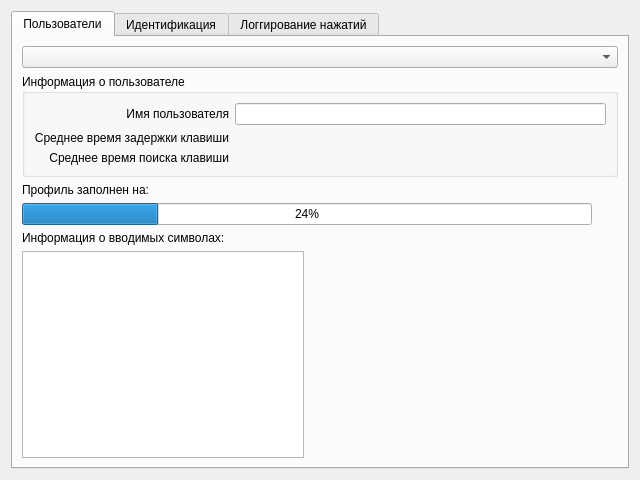
<?xml version="1.0" encoding="UTF-8"?>
<ui version="4.0">
 <class>MainForm</class>
 <widget class="QWidget" name="MainForm">
  <property name="geometry">
   <rect>
    <x>0</x>
    <y>0</y>
    <width>640</width>
    <height>480</height>
   </rect>
  </property>
  <property name="windowTitle">
   <string>Мониторинг действий пользователя на клавиатуре</string>
  </property>
  <layout class="QHBoxLayout" name="horizontalLayout">
   <item>
    <widget class="QTabWidget" name="tabWidget">
     <property name="currentIndex">
      <number>0</number>
     </property>
     <widget class="QWidget" name="tab_3">
      <attribute name="title">
       <string>Пользователи</string>
      </attribute>
      <layout class="QGridLayout" name="gridLayout_6">
       <item row="1" column="0" colspan="3">
        <widget class="QGroupBox" name="groupBox_2">
         <property name="title">
          <string>Информация о пользователе</string>
         </property>
         <layout class="QGridLayout" name="gridLayout_5">
          <item row="1" column="1">
           <widget class="QLabel" name="key_delay_2">
            <property name="text">
             <string/>
            </property>
           </widget>
          </item>
          <item row="0" column="1">
           <widget class="QLineEdit" name="userNameEdit_2"/>
          </item>
          <item row="2" column="0">
           <widget class="QLabel" name="label_6">
            <property name="text">
             <string>Среднее время поиска клавиши</string>
            </property>
            <property name="alignment">
             <set>Qt::AlignRight|Qt::AlignTrailing|Qt::AlignVCenter</set>
            </property>
           </widget>
          </item>
          <item row="2" column="1">
           <widget class="QLabel" name="key_search_2">
            <property name="text">
             <string/>
            </property>
           </widget>
          </item>
          <item row="0" column="0">
           <widget class="QLabel" name="label_7">
            <property name="text">
             <string>Имя пользователя</string>
            </property>
            <property name="alignment">
             <set>Qt::AlignRight|Qt::AlignTrailing|Qt::AlignVCenter</set>
            </property>
           </widget>
          </item>
          <item row="1" column="0">
           <widget class="QLabel" name="label_5">
            <property name="text">
             <string>Среднее время задержки клавиши</string>
            </property>
            <property name="alignment">
             <set>Qt::AlignRight|Qt::AlignTrailing|Qt::AlignVCenter</set>
            </property>
           </widget>
          </item>
         </layout>
        </widget>
       </item>
       <item row="5" column="2">
        <spacer name="verticalSpacer_2">
         <property name="orientation">
          <enum>Qt::Vertical</enum>
         </property>
         <property name="sizeHint" stdset="0">
          <size>
           <width>20</width>
           <height>92</height>
          </size>
         </property>
        </spacer>
       </item>
       <item row="0" column="0" colspan="3">
        <widget class="QComboBox" name="comboBox"/>
       </item>
       <item row="2" column="0">
        <widget class="QLabel" name="label_11">
         <property name="text">
          <string>Профиль заполнен на:</string>
         </property>
        </widget>
       </item>
       <item row="4" column="0">
        <widget class="QLabel" name="label_12">
         <property name="text">
          <string>Информация о вводимых символах:</string>
         </property>
        </widget>
       </item>
       <item row="5" column="0">
        <widget class="QTableWidget" name="tableWidget">
         <property name="editTriggers">
          <set>QAbstractItemView::NoEditTriggers</set>
         </property>
        </widget>
       </item>
       <item row="5" column="1">
        <spacer name="horizontalSpacer">
         <property name="orientation">
          <enum>Qt::Horizontal</enum>
         </property>
         <property name="sizeHint" stdset="0">
          <size>
           <width>40</width>
           <height>20</height>
          </size>
         </property>
        </spacer>
       </item>
       <item row="3" column="0" colspan="2">
        <widget class="QProgressBar" name="progressBar">
         <property name="value">
          <number>24</number>
         </property>
        </widget>
       </item>
      </layout>
     </widget>
     <widget class="QWidget" name="tab_2">
      <attribute name="title">
       <string>Идентификация</string>
      </attribute>
      <layout class="QGridLayout" name="gridLayout">
       <item row="3" column="0" colspan="3">
        <widget class="QTextEdit" name="text_edit"/>
       </item>
       <item row="0" column="0">
        <widget class="QLabel" name="label">
         <property name="text">
          <string>Введите текст:</string>
         </property>
        </widget>
       </item>
       <item row="5" column="2">
        <widget class="QPushButton" name="pushButton_3">
         <property name="text">
          <string>Оценить</string>
         </property>
        </widget>
       </item>
       <item row="6" column="0" colspan="2">
        <widget class="QGroupBox" name="groupBox">
         <property name="title">
          <string>Ваши результаты</string>
         </property>
         <layout class="QGridLayout" name="gridLayout_3">
          <item row="2" column="1">
           <widget class="QLabel" name="key_search">
            <property name="text">
             <string/>
            </property>
           </widget>
          </item>
          <item row="1" column="0">
           <widget class="QLabel" name="label_2">
            <property name="text">
             <string>Ваше среднее время задержки клавиши</string>
            </property>
            <property name="alignment">
             <set>Qt::AlignRight|Qt::AlignTrailing|Qt::AlignVCenter</set>
            </property>
           </widget>
          </item>
          <item row="0" column="1">
           <widget class="QLineEdit" name="userNameEdit"/>
          </item>
          <item row="1" column="1">
           <widget class="QLabel" name="key_delay">
            <property name="text">
             <string/>
            </property>
           </widget>
          </item>
          <item row="0" column="0">
           <widget class="QLabel" name="label_4">
            <property name="text">
             <string>Имя пользователя</string>
            </property>
            <property name="alignment">
             <set>Qt::AlignRight|Qt::AlignTrailing|Qt::AlignVCenter</set>
            </property>
           </widget>
          </item>
          <item row="2" column="0">
           <widget class="QLabel" name="label_3">
            <property name="text">
             <string>Ваше среднее время поиска клавиши</string>
            </property>
            <property name="alignment">
             <set>Qt::AlignRight|Qt::AlignTrailing|Qt::AlignVCenter</set>
            </property>
           </widget>
          </item>
          <item row="4" column="0" colspan="2">
           <widget class="QPushButton" name="pushButton_4">
            <property name="text">
             <string>Добавить пользователя</string>
            </property>
           </widget>
          </item>
          <item row="3" column="0">
           <spacer name="verticalSpacer">
            <property name="orientation">
             <enum>Qt::Vertical</enum>
            </property>
            <property name="sizeHint" stdset="0">
             <size>
              <width>20</width>
              <height>28</height>
             </size>
            </property>
           </spacer>
          </item>
         </layout>
        </widget>
       </item>
       <item row="6" column="2">
        <widget class="QGroupBox" name="groupBox_3">
         <property name="title">
          <string>Результаты оценивания</string>
         </property>
         <layout class="QGridLayout" name="gridLayout_4">
          <item row="1" column="1">
           <widget class="QLabel" name="key_delay_3">
            <property name="text">
             <string/>
            </property>
           </widget>
          </item>
          <item row="3" column="0">
           <spacer name="verticalSpacer_3">
            <property name="orientation">
             <enum>Qt::Vertical</enum>
            </property>
            <property name="sizeHint" stdset="0">
             <size>
              <width>20</width>
              <height>28</height>
             </size>
            </property>
           </spacer>
          </item>
          <item row="1" column="0">
           <widget class="QLabel" name="label_8">
            <property name="text">
             <string>Среднее время задержки клавиши</string>
            </property>
            <property name="alignment">
             <set>Qt::AlignRight|Qt::AlignTrailing|Qt::AlignVCenter</set>
            </property>
           </widget>
          </item>
          <item row="2" column="0">
           <widget class="QLabel" name="label_10">
            <property name="text">
             <string>Среднее время поиска клавиши</string>
            </property>
            <property name="alignment">
             <set>Qt::AlignRight|Qt::AlignTrailing|Qt::AlignVCenter</set>
            </property>
           </widget>
          </item>
          <item row="0" column="1">
           <widget class="QLineEdit" name="userNameEdit_3"/>
          </item>
          <item row="2" column="1">
           <widget class="QLabel" name="key_search_3">
            <property name="text">
             <string/>
            </property>
           </widget>
          </item>
          <item row="0" column="0">
           <widget class="QLabel" name="label_9">
            <property name="text">
             <string>Имя пользователя</string>
            </property>
            <property name="alignment">
             <set>Qt::AlignRight|Qt::AlignTrailing|Qt::AlignVCenter</set>
            </property>
           </widget>
          </item>
         </layout>
        </widget>
       </item>
       <item row="4" column="0">
        <widget class="QCheckBox" name="checkBox">
         <property name="text">
          <string>Строгий режим</string>
         </property>
        </widget>
       </item>
       <item row="5" column="0" colspan="2">
        <widget class="QPushButton" name="pushButton_5">
         <property name="text">
          <string>Начать отслеживание</string>
         </property>
        </widget>
       </item>
       <item row="1" column="0">
        <widget class="QLineEdit" name="lineEdit">
         <property name="enabled">
          <bool>true</bool>
         </property>
         <property name="text">
          <string>Здравствуйте, как у вас дела?</string>
         </property>
         <property name="readOnly">
          <bool>true</bool>
         </property>
        </widget>
       </item>
       <item row="1" column="1">
        <widget class="QPushButton" name="pushButton_6">
         <property name="text">
          <string>Изменить текст</string>
         </property>
        </widget>
       </item>
      </layout>
     </widget>
     <widget class="QWidget" name="tab">
      <attribute name="title">
       <string>Логгирование нажатий</string>
      </attribute>
      <layout class="QGridLayout" name="gridLayout_2">
       <item row="1" column="1" colspan="3">
        <widget class="QPushButton" name="pushButton_2">
         <property name="text">
          <string>Очистить</string>
         </property>
        </widget>
       </item>
       <item row="1" column="4">
        <widget class="QPushButton" name="pushButton">
         <property name="text">
          <string>Обновить</string>
         </property>
        </widget>
       </item>
       <item row="0" column="1" colspan="4">
        <widget class="QTextEdit" name="textEdit">
         <property name="readOnly">
          <bool>true</bool>
         </property>
        </widget>
       </item>
      </layout>
     </widget>
    </widget>
   </item>
  </layout>
 </widget>
 <resources/>
 <connections/>
</ui>
